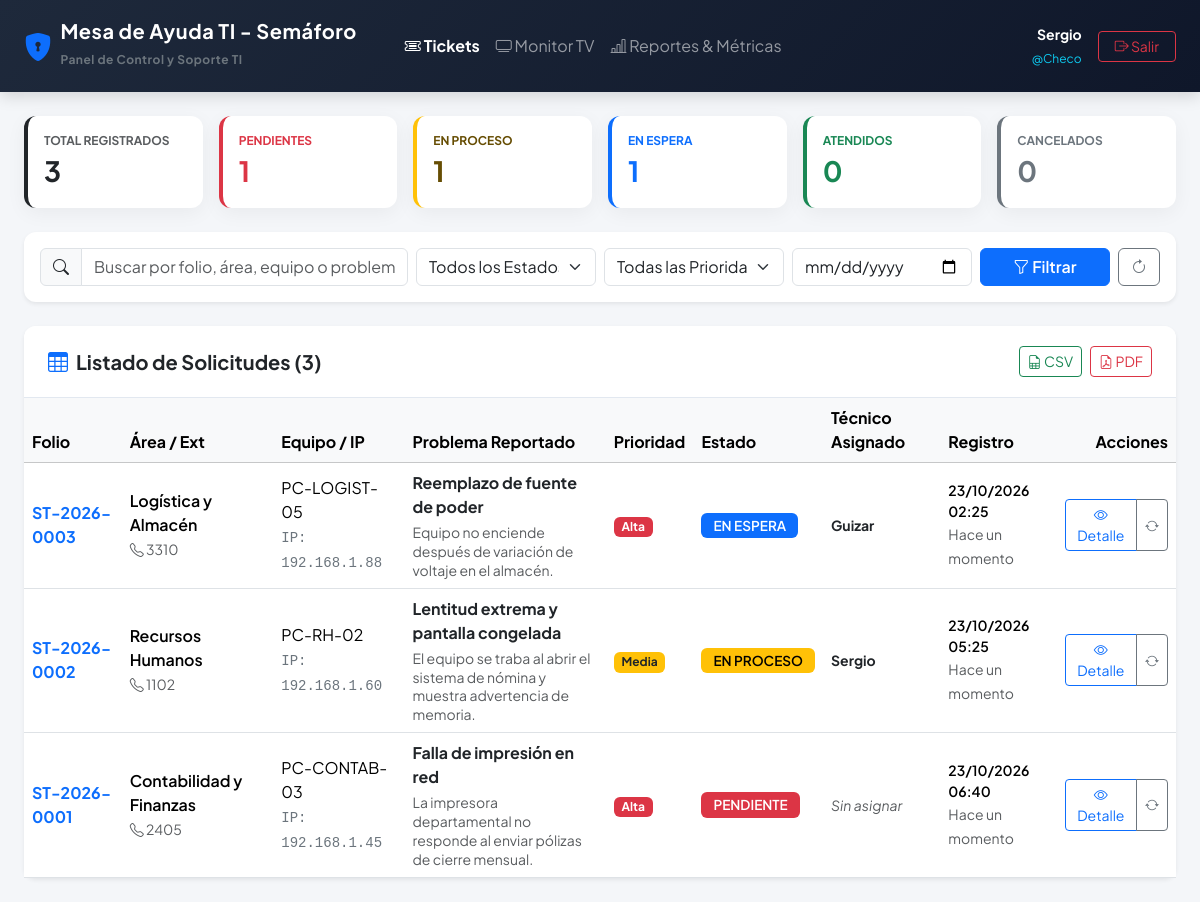
The app's page /admin/index.php (signed in) with its own data.
### tables this page shows
CREATE TABLE `tickets` (
    `id` INT AUTO_INCREMENT PRIMARY KEY,
    `folio` VARCHAR(20) NOT NULL UNIQUE,
    `ip` VARCHAR(45) NOT NULL,
    `hostname` VARCHAR(100) DEFAULT NULL,
    `inventario` VARCHAR(50) DEFAULT NULL,
    `area` VARCHAR(100) NOT NULL,
    `problema` VARCHAR(150) NOT NULL,
    `descripcion` TEXT NOT NULL,
    `prioridad` ENUM('Alta', 'Media', 'Baja') DEFAULT 'Media',
    `extension` VARCHAR(20) DEFAULT NULL,
    `estado` ENUM('PENDIENTE', 'EN PROCESO', 'EN ESPERA', 'ATENDIDO', 'CANCELADO') DEFAULT 'PENDIENTE',
    `fecha_creacion` DATETIME DEFAULT CURRENT_TIMESTAMP,
    `fecha_actualizacion` DATETIME DEFAULT CURRENT_TIMESTAMP ON UPDATE CURRENT_TIMESTAMP,
    `fecha_cierre` DATETIME DEFAULT NULL,
    `usuario_soporte` VARCHAR(100) DEFAULT NULL,
    `comentarios` TEXT DEFAULT NULL
);

### public/admin/index.php (the view, shortened to what the rows shown need)
<?php
require_once __DIR__ . '/../../includes/auth.php';
require_once __DIR__ . '/../../includes/functions.php';
$loggedUser = getLoggedUser();
$pdo = getDB();
$whereClauses = [];
$params = [];
$whereSql = !empty($whereClauses) ? "WHERE " . implode(" AND ", $whereClauses) : "";
$sql = "SELECT * FROM tickets {$whereSql} ORDER BY id DESC";
$stmt = $pdo->prepare($sql);
$stmt->execute($params);
$tickets = $stmt->fetchAll();
?>
<!DOCTYPE html>
<html lang="es">
<head>
    <link href="https://cdn.jsdelivr.net/npm/bootstrap@5.3.2/dist/css/bootstrap.min.css" rel="stylesheet">
    <link rel="stylesheet" href="https://cdn.jsdelivr.net/npm/bootstrap-icons@1.11.3/font/bootstrap-icons.min.css">
    <link rel="stylesheet" href="../assets/css/style.css">
</head>
<body>
    <nav class="navbar navbar-expand-lg navbar-dark navbar-custom py-3">
        <div class="container-fluid px-4">
            <div class="collapse navbar-collapse" id="navAdminContent">
                <div class="d-flex align-items-center gap-3">
                    <div class="text-white text-end d-none d-sm-block">
                        <div class="fw-bold small"><?= htmlspecialchars($loggedUser['nombre']) ?></div>
                        <small class="text-info" style="font-size: 0.75rem;">@<?= htmlspecialchars($loggedUser['usuario']) ?></small>
                    </div>
                </div>
            </div>
        </div>
    </nav>
    <div class="container-fluid px-4 py-4">
        <div class="card card-custom shadow-sm">
            <div class="table-responsive">
                <table class="table table-hover align-middle mb-0">
                    <thead class="table-light">
                        <tr>
                            <th>Folio</th>
                            <th>Área / Ext</th>
                            <th>Equipo / IP</th>
                            <th>Problema Reportado</th>
                            <th>Prioridad</th>
                            <th>Estado</th>
                            <th>Técnico Asignado</th>
                            <th>Registro</th>
                            <th class="text-end">Acciones</th>
                        </tr>
                    </thead>
                    <tbody>
                        <?php if (empty($tickets)): ?>
                            <tr>
                                <td colspan="9" class="text-center py-5 text-muted">
                                    <i class="bi bi-inbox fs-1 d-block mb-2"></i>
                                    No se encontraron tickets con los criterios especificados.
                                </td>
                            </tr>
                        <?php else: ?>
                            <?php foreach ($tickets as $t): ?>
                                <tr>
                                    <td>
                                        <a href="ticket.php?id=<?= $t['id'] ?>" class="fw-bold text-decoration-none text-primary">
                                            <?= htmlspecialchars($t['folio']) ?>
                                        </a>
                                    </td>
                                    <td>
                                        <div class="fw-semibold"><?= htmlspecialchars($t['area']) ?></div>
                                        <?php if (!empty($t['extension'])): ?>
                                            <small class="text-muted"><i class="bi bi-telephone"></i> <?= htmlspecialchars($t['extension']) ?></small>
                                        <?php endif; ?>
                                    </td>
                                    <td>
                                        <div><?= htmlspecialchars($t['hostname'] ?: ($t['inventario'] ?: 'No asignado')) ?></div>
                                        <small class="text-secondary font-monospace">IP: <?= htmlspecialchars($t['ip']) ?></small>
                                    </td>
                                    <td>
                                        <div class="fw-bold text-dark" style="max-width: 320px; word-break: break-word;">
                                            <?= htmlspecialchars($t['problema']) ?>
                                        </div>
                                        <small class="text-muted d-block mt-1" style="max-width: 320px; word-break: break-word; line-height: 1.35;">
                                            <?= htmlspecialchars($t['descripcion']) ?>
                                        </small>
                                    </td>
                                    <td>
                                        <?= obtenerBadgePrioridad($t['prioridad']) ?>
                                    </td>
                                    <td>
                                        <?= obtenerBadgeEstado($t['estado']) ?>
                                    </td>
                                    <td>
                                        <span class="small <?= !empty($t['usuario_soporte']) ? 'fw-bold text-dark' : 'text-muted fst-italic' ?>">
                                            <?= htmlspecialchars($t['usuario_soporte'] ?: 'Sin asignar') ?>
                                        </span>
                                    </td>
                                    <td>
                                        <div class="small fw-semibold"><?= date('d/m/Y H:i', strtotime($t['fecha_creacion'])) ?></div>
                                        <small class="text-muted"><?= tiempoTranscurrido($t['fecha_creacion']) ?></small>
                                    </td>
                                    <td class="text-end">
                                        <div class="btn-group btn-group-sm">
                                            <a href="ticket.php?id=<?= $t['id'] ?>" class="btn btn-outline-primary" title="Ver Detalle y Seguimiento">
                                                <i class="bi bi-eye"></i> Detalle
                                            </a>
                                            <button type="button" class="btn btn-outline-secondary btn-cambiar-estado"
                                                    data-id="<?= $t['id'] ?>"
                                                    data-folio="<?= htmlspecialchars($t['folio']) ?>"
                                                    data-estado="<?= htmlspecialchars($t['estado']) ?>"
                                                    title="Cambiar Estado Rápido">
                                                <i class="bi bi-arrow-repeat"></i>
                                            </button>
                                        </div>
                                    </td>
                                </tr>
                            <?php endforeach; ?>
                        <?php endif; ?>
                    </tbody>
                </table>
            </div>
        </div>
    </div>
</body>
</html>

### includes/functions.php (shortened to what the rows shown need)
<?php
function obtenerColorEstado(string $estado): string {
    switch (strtoupper(trim($estado))) {
        case ESTADO_PENDIENTE:
            return COLOR_PENDIENTE;
        case ESTADO_EN_PROCESO:
            return COLOR_EN_PROCESO;
        case ESTADO_EN_ESPERA:
            return COLOR_EN_ESPERA;
    }
}
function obtenerBadgeEstado(string $estado): string {
    $estado = strtoupper(trim($estado));
    $color = obtenerColorEstado($estado);
    $textColor = ($estado === ESTADO_EN_PROCESO) ? '#000000' : '#ffffff';
    return sprintf(
        '<span class="badge" style="background-color: %s; color: %s; font-weight: 600; font-size: 0.85rem; padding: 6px 12px; border-radius: 6px;">%s</span>',
        $color,
        $textColor,
        htmlspecialchars($estado)
    );
}
function obtenerBadgePrioridad(string $prioridad): string {
    $p = ucfirst(strtolower(trim($prioridad)));
    switch ($p) {
        case 'Alta':
            return '<span class="badge bg-danger">Alta</span>';
        case 'Media':
            return '<span class="badge bg-warning text-dark">Media</span>';
    }
}
function tiempoTranscurrido(string $fecha): string {
    $tiempo = strtotime($fecha);
    $ahora = time();
    $diferencia = $ahora - $tiempo;
    if ($diferencia < 0) return 'Hace un momento';
    return date('d/m/Y H:i', $tiempo);
}

### records on screen
tickets: usuario_soporte "Sergio", folio "ST-2026-0002", area "Recursos Humanos", extension "1102", hostname "PC-RH-02", ip "192.168.1.60", problema "Lentitud extrema y pantalla congelada", descripcion "El equipo se traba al abrir el sistema de nómina y muestra advertencia de memoria.", prioridad "Media", estado "EN PROCESO", fecha_creacion "23/10/2026 05:25", fecha_creacion "Hace un momento"
tickets: folio "ST-2026-0003", area "Logística y Almacén", extension "3310", hostname "PC-LOGIST-05", ip "192.168.1.88", problema "Reemplazo de fuente de poder", descripcion "Equipo no enciende después de variación de voltaje en el almacén.", prioridad "Alta", estado "EN ESPERA", usuario_soporte "Guizar", fecha_creacion "23/10/2026 02:25", fecha_creacion "Hace un momento"
tickets: folio "ST-2026-0001", area "Contabilidad y Finanzas", extension "2405", hostname "PC-CONTAB-03", ip "192.168.1.45", problema "Falla de impresión en red", descripcion "La impresora departamental no responde al enviar pólizas de cierre mensual.", prioridad "Alta", estado "PENDIENTE", usuario_soporte "Sin asignar", fecha_creacion "23/10/2026 06:40", fecha_creacion "Hace un momento"

### other values on screen
APP_NAME "Mesa de Ayuda TI - Semáforo"
$loggedUser['usuario'] "Checo"
$contadores['total'] "3"
$contadores['c_pendientes'] "1"
$contadores['c_proceso'] "1"
$contadores['c_espera'] "1"
$contadores['c_atendidos'] "0"
$contadores['c_cancelados'] "0"
count($tickets) "3"
